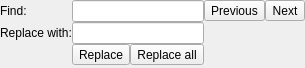
<?xml version="1.0" encoding="UTF-8"?>
<ui version="4.0">
 <class>FindAndReplace</class>
 <widget class="QWidget" name="FindAndReplace">
  <property name="geometry">
   <rect>
    <x>0</x>
    <y>0</y>
    <width>232</width>
    <height>68</height>
   </rect>
  </property>
  <property name="windowTitle">
   <string>Quick find</string>
  </property>
  <layout class="QVBoxLayout" name="verticalLayout_2">
   <property name="spacing">
    <number>0</number>
   </property>
   <property name="margin">
    <number>0</number>
   </property>
   <item>
    <layout class="QGridLayout" name="gridLayout">
     <property name="spacing">
      <number>0</number>
     </property>
     <item row="2" column="1">
      <layout class="QHBoxLayout" name="horizontalLayoutReplace">
       <property name="spacing">
        <number>0</number>
       </property>
       <item>
        <widget class="QToolButton" name="tButtonReplace">
         <property name="toolTip">
          <string>Replace</string>
         </property>
         <property name="statusTip">
          <string>Replace</string>
         </property>
         <property name="whatsThis">
          <string>Replace</string>
         </property>
         <property name="text">
          <string>Replace</string>
         </property>
        </widget>
       </item>
       <item>
        <widget class="QToolButton" name="tButtonReplaceAll">
         <property name="toolTip">
          <string>Replace all</string>
         </property>
         <property name="statusTip">
          <string>Replace all</string>
         </property>
         <property name="whatsThis">
          <string>Replace all</string>
         </property>
         <property name="text">
          <string>Replace all</string>
         </property>
        </widget>
       </item>
       <item>
        <spacer name="horizontalSpacerReplace">
         <property name="orientation">
          <enum>Qt::Horizontal</enum>
         </property>
         <property name="sizeHint" stdset="0">
          <size>
           <width>40</width>
           <height>20</height>
          </size>
         </property>
        </spacer>
       </item>
      </layout>
     </item>
     <item row="0" column="0">
      <widget class="QLabel" name="labelTextFind">
       <property name="text">
        <string>Find:</string>
       </property>
      </widget>
     </item>
     <item row="1" column="1">
      <widget class="FadClearLineEdit" name="replaceEdit"/>
     </item>
     <item row="0" column="2">
      <layout class="QHBoxLayout" name="horizontalLayoutNextPrevious">
       <property name="spacing">
        <number>0</number>
       </property>
       <item>
        <widget class="QToolButton" name="tButtonPrevious">
         <property name="focusPolicy">
          <enum>Qt::ClickFocus</enum>
         </property>
         <property name="toolTip">
          <string>Previous</string>
         </property>
         <property name="statusTip">
          <string>Previous</string>
         </property>
         <property name="whatsThis">
          <string>Previous</string>
         </property>
         <property name="text">
          <string>Previous</string>
         </property>
         <property name="icon">
          <iconset resource="findandreplace.qrc">
           <normaloff>:/previous</normaloff>:/previous</iconset>
         </property>
         <property name="autoRaise">
          <bool>false</bool>
         </property>
        </widget>
       </item>
       <item>
        <widget class="QToolButton" name="tButtonNext">
         <property name="focusPolicy">
          <enum>Qt::ClickFocus</enum>
         </property>
         <property name="toolTip">
          <string>Next</string>
         </property>
         <property name="statusTip">
          <string>Next</string>
         </property>
         <property name="whatsThis">
          <string>Next</string>
         </property>
         <property name="text">
          <string>Next</string>
         </property>
         <property name="icon">
          <iconset resource="findandreplace.qrc">
           <normaloff>:/next</normaloff>:/next</iconset>
         </property>
         <property name="autoRaise">
          <bool>false</bool>
         </property>
        </widget>
       </item>
      </layout>
     </item>
     <item row="0" column="1">
      <widget class="FindFadLineEdit" name="findEdit">
       <property name="placeholderText">
        <string/>
       </property>
      </widget>
     </item>
     <item row="1" column="0">
      <widget class="QLabel" name="labelTextReplaceWith">
       <property name="text">
        <string>Replace with:</string>
       </property>
      </widget>
     </item>
     <item row="3" column="1">
      <spacer name="verticalSpacer">
       <property name="orientation">
        <enum>Qt::Vertical</enum>
       </property>
       <property name="sizeHint" stdset="0">
        <size>
         <width>20</width>
         <height>40</height>
        </size>
       </property>
      </spacer>
     </item>
    </layout>
   </item>
  </layout>
 </widget>
 <customwidgets>
  <customwidget>
   <class>FadClearLineEdit</class>
   <extends>QLineEdit</extends>
   <header>FadLineEdit/FadClearLineEdit.h</header>
  </customwidget>
  <customwidget>
   <class>FindFadLineEdit</class>
   <extends>QLineEdit</extends>
   <header>FindAndReplace/findfadlineedit.h</header>
  </customwidget>
 </customwidgets>
 <tabstops>
  <tabstop>findEdit</tabstop>
  <tabstop>replaceEdit</tabstop>
  <tabstop>tButtonReplace</tabstop>
  <tabstop>tButtonReplaceAll</tabstop>
 </tabstops>
 <resources>
  <include location="findandreplace.qrc"/>
 </resources>
 <connections/>
</ui>
